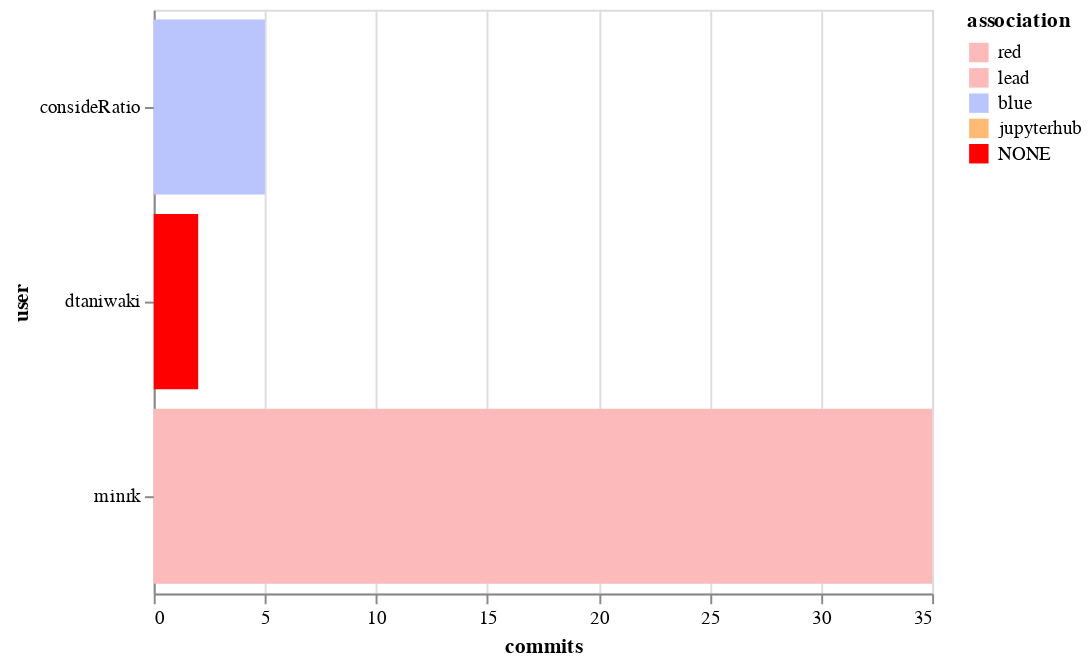

Notebook code cell kept with this figure:
### Code cell
alt.Chart(top_committers).mark_bar().encode(
    x='commits',
    y='user',
    color=alt.Color('association', scale=color_scale)
)

### Figure 1 — Vega-Lite specification as saved in the notebook (floating-point values rounded to 4 significant figures)
{"$schema": "https://vega.github.io/schema/vega-lite/v2.6.0.json", "config": {"view": {"height": 300, "width": 400}}, "data": {"name": "data-5a55889d80cd02eb81e1e59a6bc591da"}, "datasets": {"data-5a55889d80cd02eb81e1e59a6bc591da": [{"association": "lead", "commits": 35, "user": "minrk"}, {"association": "blue", "commits": 5, "user": "consideRatio"}, {"association": "NONE", "commits": 2, "user": "dtaniwaki"}]}, "encoding": {"color": {"field": "association", "scale": {"domain": ["red", "lead", "blue", "jupyterhub", "NONE"], "range": ["#fdbaba", "#fdbaba", "#bac5fd", "#ffbb74", "red"]}, "type": "nominal"}, "x": {"field": "commits", "type": "quantitative"}, "y": {"field": "user", "type": "nominal"}}, "mark": "bar"}
